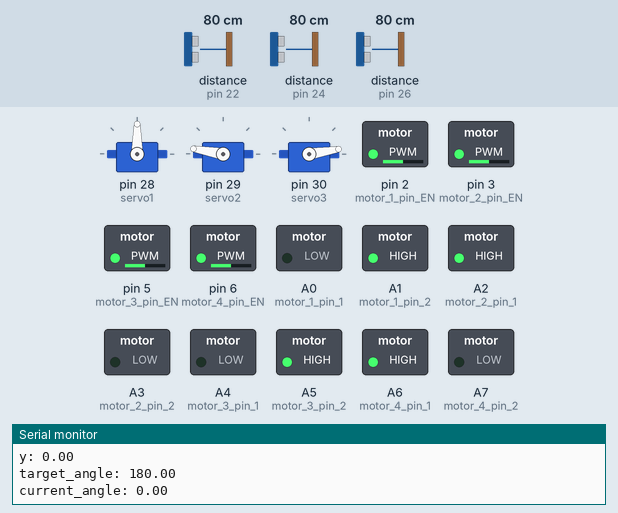
Bench run of a sketch on a simulated Arduino Mega 2560, built with avr-gcc and run on an emulated ATmega2560. On the bench: 3 × servo, switched loads named in the sketch (green lamp = pin HIGH), the last lines printed to the serial monitor. Wiring (inferred from the names in the program): 3 × ultrasonic range finder: trigger pin 23, echo pin 22 / trigger pin 25, echo pin 24 / trigger pin 27, echo pin 26. Dashed ring = blinking. The test bench sets the inputs (shaded band); at power-on: distance to the obstacle (sensors on pin 22, pin 24, pin 26) 80 cm. The echo pulse lasts 58.3 µs per cm; pins used as bus, display or sensor lines are not drawn.

Above: at 0.4 s.
1.3 s: distance to the obstacle (sensor on pin 22) set to 28 cm
4.3 s: distance to the obstacle (sensor on pin 22) set to 24 cm
At 5.2 s:
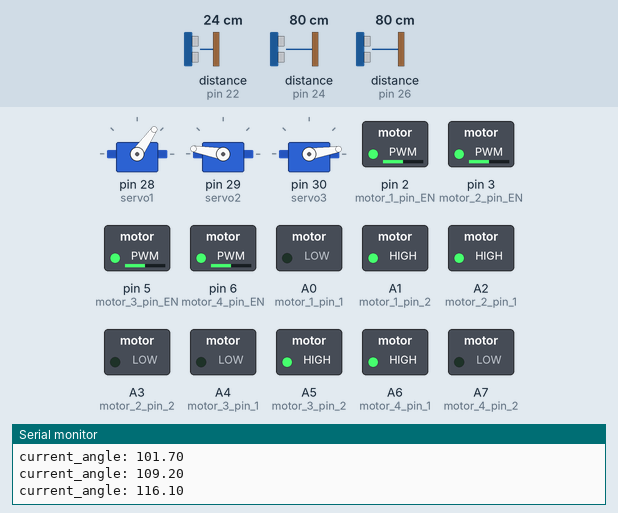
7.3 s: distance to the obstacle (sensor on pin 22) set to 35 cm
At 8.3 s:
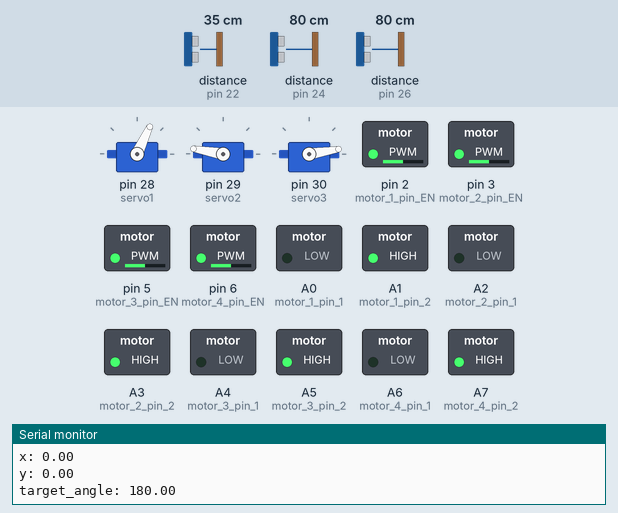
10.3 s: distance to the obstacle (sensor on pin 22) set to 2 cm
At 11.2 s:
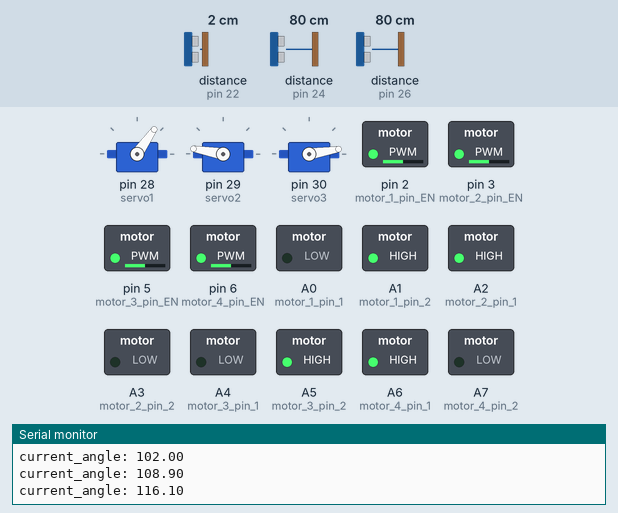
Timing chart, 0 to 14.3 s (numbered marks = the images above; inputs shaded):
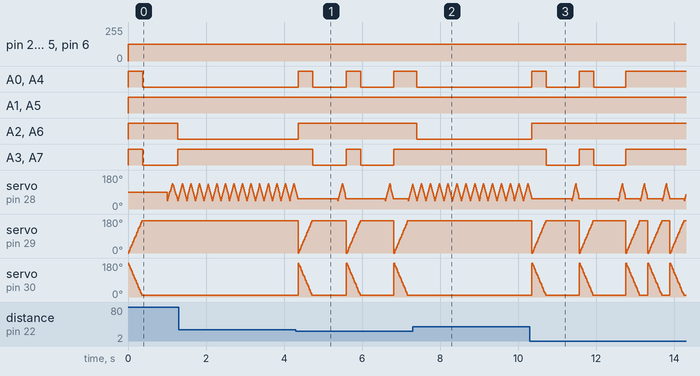

The sketch:

rover_automation.i.ino
```cpp
#include <Servo.h>

// =======================================================
// Hardware Configuration
// =======================================================

//pins designated to the front right TT motor
const int motor_1_pin_1 = A0;
const int motor_1_pin_2 = A1;
const int motor_1_pin_EN = 2;

//pins designated to the front left TT motor
const int motor_2_pin_1 = A2;
const int motor_2_pin_2 = A3;
const int motor_2_pin_EN = 3;

//pins designated to the back right TT motor
const int motor_3_pin_1 = A4;
const int motor_3_pin_2 = A5;
const int motor_3_pin_EN = 5;

//pins designated to the back left TT motor
const int motor_4_pin_1 = A6;
const int motor_4_pin_2 = A7;
const int motor_4_pin_EN = 6;

//pins designated to the front ultrasonic sensor
const int trig_pin_1 = 23;
const int echo_pin_1 = 22;

//pins designated to the rear left ultrasonic sensor
const int trig_pin_2 = 25;
const int echo_pin_2 = 24;

//pins designated to the rear right ultrasonic sensor
const int trig_pin_3 = 27;
const int echo_pin_3 = 26;

// =======================================================
// State and Kinematics
// =======================================================

//monitor state of the rover
enum RoverState {DRIVE, TURN, STOP};
RoverState rover_state = DRIVE;

//constants for deriving the x, y and angular coordinates for the rover
const float Pi = 3.1415926535;
const float wheel_seperation = 13;
const float wheel_diameter = 6.5;
const float turn_circumference = wheel_seperation * Pi;
const float wheel_circumference = wheel_diameter * Pi;
const float rpm = 100;
const float wheel_velocity = (rpm / 60) * wheel_circumference;

//time for the servo motor to physically reach the commanded position
const int interval = 50;

//variables
float wheel_angular_velocity = 0;
float angle = 0;
float x = 0;
float y = 0;
float r = 0;

unsigned long time;
unsigned long turn_time;

//monitors the previous time the rover was at the particular state
unsigned long travel_timestamp = 0;
unsigned long turn_timestamp = 0;
unsigned long regular_timestamp = 0;

// =======================================================
// Initialization
// =======================================================

//monitors round-trip travel time of the produced sound wave
long duration = 0;

//distance detected by each of the ultrasonic sensors
float distance_1 = 0;
float distance_2 = 0;
float distance_3 = 0;

//the sweep increments for the servo motors
int increment_1 = 10;
int increment_2 = 10;

//dictionary to store the surrounding distance data during fulfillment phase
float angle_data[360];

//front ultrasonic sensor
Servo servo1;
//rear left ultrasonic sensor
Servo servo2;
//rear right ultrasonic sensor
Servo servo3;

int servo_position_1 = 0;
int servo_position_2 = 0;

void setup() {
  // put your setup code here, to run once:
  pinMode(motor_1_pin_1, OUTPUT);
  pinMode(motor_1_pin_2, OUTPUT);

  pinMode(motor_2_pin_1, OUTPUT);
  pinMode(motor_2_pin_2, OUTPUT);

  pinMode(motor_1_pin_EN, OUTPUT);
  pinMode(motor_2_pin_EN, OUTPUT);

  pinMode(motor_3_pin_1, OUTPUT);
  pinMode(motor_3_pin_2, OUTPUT);

  pinMode(motor_4_pin_1, OUTPUT);
  pinMode(motor_4_pin_2, OUTPUT);

  pinMode(motor_3_pin_EN, OUTPUT);
  pinMode(motor_4_pin_EN, OUTPUT);


  pinMode(trig_pin_1, OUTPUT);
  pinMode(echo_pin_1, INPUT);

  pinMode(trig_pin_2, OUTPUT);
  pinMode(echo_pin_2, INPUT);

  pinMode(trig_pin_3, OUTPUT);
  pinMode(echo_pin_3, INPUT);

  //assign PWM signal pin of each servo to a digital pin
  servo1.attach(28);
  servo2.attach(29);
  servo3.attach(30);

  //initialize initial position of the servo motor to align with the y-axis
  servo_position_1 = 90;
  servo1.write(90);

  Serial.begin(9600);
}

// =======================================================
// Main Control Loop
// =======================================================

void loop() {
  //put your main code here, to run repeatedly:
  time = millis();

  //PWM adjusts the speed of the TT motors as a ratio
  //as the PWM ranges from 0 to 255, a half value of 127 allows the RPM of the TT motors to be equal to 100 (200 divided by 2)
  analogWrite(motor_1_pin_EN, 127);
  analogWrite(motor_2_pin_EN, 127);
  analogWrite(motor_3_pin_EN, 127);
  analogWrite(motor_4_pin_EN, 127);

  // reservation condition
  if (distance_1 < 25) {
    //initialize coordinates
    r =((time - travel_timestamp) / 1000)* wheel_velocity;
    y = r * sin((angle - 90) * (Pi/180));
    x = r * cos((angle - 90) * (Pi/180));

    Serial.print("x: ");
    Serial.println(x);
    Serial.print("y: ");
    Serial.println(y);

    //brake the rover
    rover_state = STOP;
    digitalWrite(motor_1_pin_1, HIGH);
    digitalWrite(motor_1_pin_2, HIGH);

    digitalWrite(motor_2_pin_1, HIGH);
    digitalWrite(motor_2_pin_2, HIGH);

    digitalWrite(motor_3_pin_1, HIGH);
    digitalWrite(motor_3_pin_2, HIGH);

    digitalWrite(motor_4_pin_1, HIGH);
    digitalWrite(motor_4_pin_2, HIGH);

    //fulfillment step
    //rotate the rear servo motors and log the data
    for(int servo_position_2 = 0; servo_position_2 < 180; servo_position_2+=10){
      servo2.write(servo_position_2);
      servo3.write(179 - servo_position_2);
      distance_2 = getDistance(trig_pin_2, echo_pin_2, duration);
      distance_3 = getDistance(trig_pin_3, echo_pin_3, duration);
      angle_data[servo_position_2] = distance_2;
      angle_data[(servo_position_2 + 180) % 360] = distance_3;
      delay(10);
    }

    rover_state = TURN;
    float target_angle = getMaxAngle(angle_data);
    Serial.print("target_angle: ");
    Serial.println(target_angle);
    float current_angle = angle;

    turn_timestamp = millis();
    //rotate the rover until its degree of turn is off by 5 degrees from the target angle
    while (abs(target_angle - current_angle) > 5.0) {
      time = millis();

      //drive the right-side wheels forward
      //drive the left-side wheels reverse
      digitalWrite(motor_1_pin_1, LOW);
      digitalWrite(motor_1_pin_2, HIGH);

      digitalWrite(motor_2_pin_1, HIGH);
      digitalWrite(motor_2_pin_2, LOW);

      digitalWrite(motor_3_pin_1, LOW);
      digitalWrite(motor_3_pin_2, HIGH);

      digitalWrite(motor_4_pin_1, HIGH);
      digitalWrite(motor_4_pin_2, LOW);
      current_angle = getAngle(time - turn_timestamp);
      if (current_angle < 360) {
        Serial.print("current_angle: ");
        Serial.println(current_angle);
      }
    }

  //update angle and time stamp for the turn event
    angle = current_angle;
    travel_timestamp = time;
  } else {
    //drive all wheels forward
    rover_state = DRIVE;
    digitalWrite(motor_1_pin_1, LOW);
    digitalWrite(motor_1_pin_2, HIGH);

    digitalWrite(motor_2_pin_1, LOW);
    digitalWrite(motor_2_pin_2, HIGH);

    digitalWrite(motor_3_pin_1, LOW);
    digitalWrite(motor_3_pin_2, HIGH);

    digitalWrite(motor_4_pin_1, LOW);
    digitalWrite(motor_4_pin_2, HIGH);
  }

  //rotate the front servo motors to sweep between 45 degrees and 135 degrees
  for(int servo_position_1 = 45; servo_position_1 < 135; servo_position_1+=10){
    servo1.write(servo_position_1);
    distance_1 = getDistance(trig_pin_1, echo_pin_1, duration);
    delay(10);
  }

  for(int servo_position_1 = 135; servo_position_1 > 45; servo_position_1-=10){
    servo1.write(servo_position_1);
    distance_1 = getDistance(trig_pin_1, echo_pin_1, duration);
    delay(10);
  }
}

// =======================================================
// Sensing Utilities
// =======================================================

//retreive the distance to the nearest foreign object using an ultrasonic sensor
float getDistance(int trig_pin, int echo_pin, long duration) {
  digitalWrite(trig_pin, LOW);
  delayMicroseconds (2);
  // Sets the trig_pin on HIGH state for 10 micro seconds
  digitalWrite(trig_pin, HIGH);
  delayMicroseconds (10);
  digitalWrite(trig_pin, LOW);
  // Reads the echoPin, returns the sound wave travel time in microseconds
  duration = pulseIn(echo_pin, HIGH);
  // Calculating the distance in (cm)
  return duration * 0.034 / 2;
}

// =======================================================
// Motion and Geometry Utilities
// =======================================================

float getAngle(float time) {
  return ((2 * wheel_velocity) / wheel_seperation) * (time / 1000) * (180/Pi);
}

//retreive the angle thatrecorded the maximum distance to the nearest foreign object
float getMaxAngle(float angle_data[]) {
  float angle = 0;
  float maximum_distance = 0;
  for (int i = 0; i < 360; i++) {
    if (maximum_distance < angle_data[i]) {
      maximum_distance = angle_data[i];
      angle = i;
    }
  }
  return angle;
}
```

Measured:
- the behaviour switches between 26 and 25 cm on distance to the obstacle (sensor on pin 22) (found by bisection; images 0 and 1)
- after the input at 4.3 s, A0 (motor_1_pin_1): alternates HIGH for 0.37 s and LOW for 0.86 s, starting after 0.06 s; A2 (motor_2_pin_1): LOW → HIGH after 0.06 s
- after the input at 7.3 s, A0 (motor_1_pin_1), A2 (motor_2_pin_1), A4 (motor_3_pin_1), A6 (motor_4_pin_1): HIGH → LOW after 0.10 s; servo on pin 29 (servo2): stops changing and stays 170°; servo on pin 30 (servo3): stops changing and stays 9°
- after the input at 10.3 s, A0 (motor_1_pin_1): alternates HIGH for 0.37 s and LOW for 0.83 s, 5 changes in all, then stays HIGH, starting after 0.05 s; A2 (motor_2_pin_1): LOW → HIGH after 0.05 s
